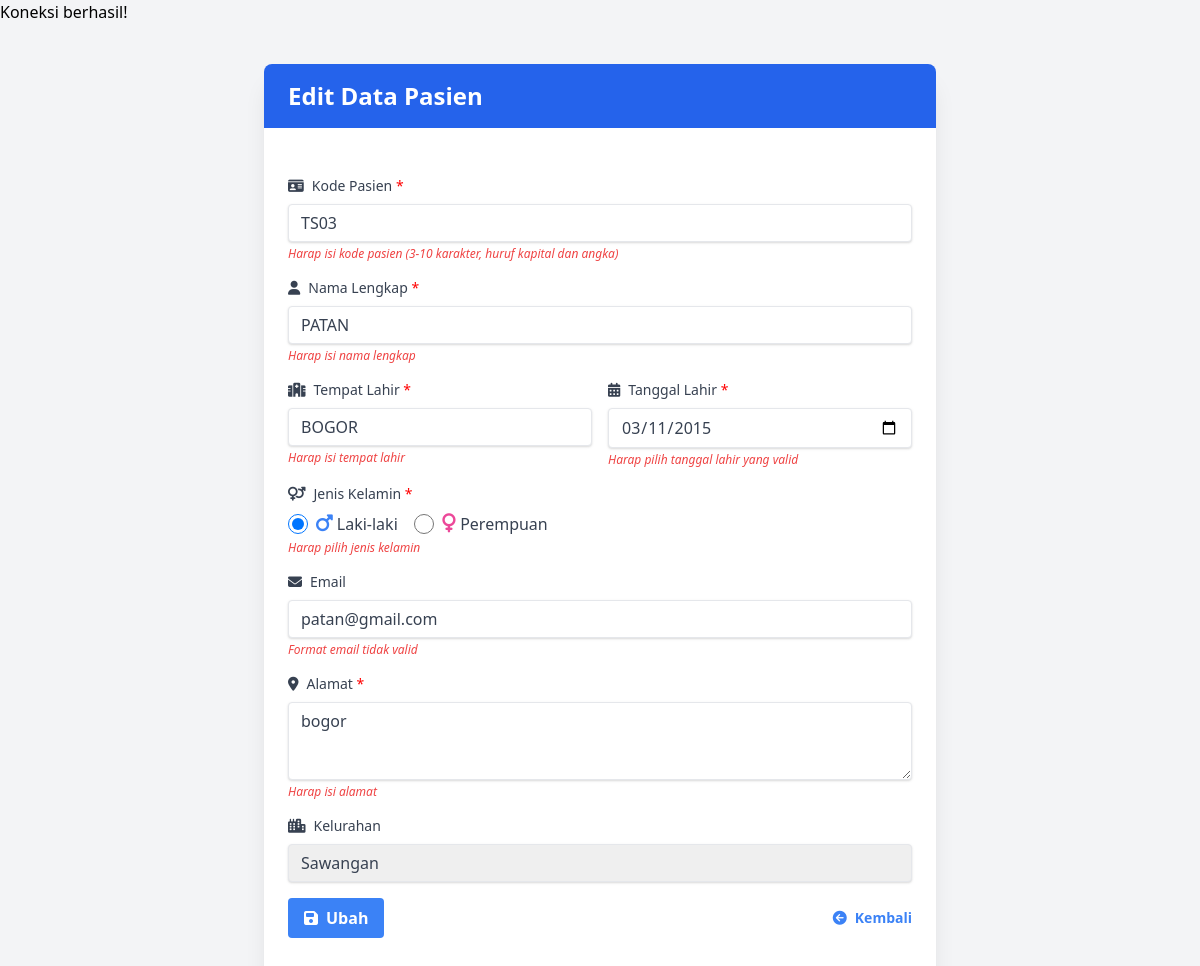
Screenshot of /form_pasien.php?id=12 with the database file from the repository.
### tables this page shows
CREATE TABLE `pasien` (
  `id` int(11) NOT NULL,
  `kode` varchar(20) NOT NULL,
  `nama` varchar(45) NOT NULL,
  `tmp_lahir` varchar(30) NOT NULL,
  `tgl_lahir` date DEFAULT NULL,
  `gender` char(1) DEFAULT NULL,
  `email` varchar(100) DEFAULT NULL,
  `alamat` varchar(100) DEFAULT NULL,
  `kelurahan_id` int(11) DEFAULT NULL
);

CREATE TABLE `kelurahan` (
  `id` int(11) NOT NULL,
  `nama_kelurahan` varchar(100) NOT NULL
);

### form_pasien.php (the view, shortened to what this page needs)
<?php
require_once 'dbkoneksi.php';
$_id = $_GET['id'] ?? null;
$row = [];
$tombol = "Tambah";
$title = "Tambah Data Pasien";
if ($_id && is_numeric($_id)) {
    try {
        $sql = "SELECT * FROM pasien WHERE id = ?";
        $st = $dbh->prepare($sql);
        $st->execute([$_id]);
        $row = $st->fetch();
        if ($row) {
            $tombol = "Ubah";
            $title = "Edit Data Pasien";
        } else {
            $_id = null;
            header('Location: data_pasien.php?status=gagal&message=Data pasien tidak ditemukan');
            exit();
        }
    } catch (PDOException $e) {
        error_log("Error: " . $e->getMessage());
        header('Location: data_pasien.php?status=gagal&message=Gagal memuat data pasien');
        exit();
    }
}
$kelurahan_list = [];
try {
    $sql_kelurahan = "SELECT id, nama_kelurahan FROM kelurahan ORDER BY nama_kelurahan";
    $st_kelurahan = $dbh->query($sql_kelurahan);
    $kelurahan_list = $st_kelurahan->fetchAll();
} catch (PDOException $e) {
    error_log("Error fetching kelurahan: " . $e->getMessage());
}
?>
<!DOCTYPE html>
<html lang="id">
<head>
    <link href="https://cdn.jsdelivr.net/npm/tailwindcss@2.2.19/dist/tailwind.min.css" rel="stylesheet">
    <link rel="stylesheet" href="https://cdnjs.cloudflare.com/ajax/libs/font-awesome/6.4.0/css/all.min.css">
</head>
<body class="bg-gray-100">
    <div class="container mx-auto mt-10">
        <div class="max-w-2xl mx-auto bg-white rounded-lg shadow-xl">
            <div class="bg-blue-600 py-4 px-6 rounded-t-lg">
                <h2 class="text-2xl font-semibold text-white"><?= htmlspecialchars($title) ?></h2>
            </div>
            <div class="py-8 px-6">
                <form method="POST" action="proses_pasien.php" id="formPasien" novalidate class="mt-4">
                    <div class="mb-4">
                        <label for="kode" class="block text-gray-700 text-sm font-bold mb-2 form-label required">
                            <i class="fas fa-id-card mr-2"></i>Kode Pasien
                        </label>
                        <input type="text" id="kode" name="kode" class="shadow appearance-none border rounded w-full py-2 px-3 text-gray-700 leading-tight focus:shadow-outline form-control" value="<?= htmlspecialchars($row['kode'] ?? '') ?>" required pattern="[A-Z0-9]{3,10}" title="Kode harus terdiri dari huruf kapital dan angka (3-10 karakter)">
                        <p class="text-red-500 text-xs italic mt-1 invalid-feedback">
                            Harap isi kode pasien (3-10 karakter, huruf kapital dan angka)
                        </p>
                    </div>
                    <div class="mb-4">
                        <label for="nama" class="block text-gray-700 text-sm font-bold mb-2 form-label required">
                            <i class="fas fa-user mr-2"></i>Nama Lengkap
                        </label>
                        <input type="text" id="nama" name="nama" class="shadow appearance-none border rounded w-full py-2 px-3 text-gray-700 leading-tight focus:shadow-outline form-control" value="<?= htmlspecialchars($row['nama'] ?? '') ?>" required>
                        <p class="text-red-500 text-xs italic mt-1 invalid-feedback">Harap isi nama lengkap</p>
                    </div>
                    <div class="grid grid-cols-2 gap-4 mb-4">
                        <div>
                            <label for="tmp_lahir" class="block text-gray-700 text-sm font-bold mb-2 form-label required">
                                <i class="fas fa-hospital mr-2"></i>Tempat Lahir
                            </label>
                            <input type="text" id="tmp_lahir" name="tmp_lahir" class="shadow appearance-none border rounded w-full py-2 px-3 text-gray-700 leading-tight focus:shadow-outline form-control" value="<?= htmlspecialchars($row['tmp_lahir'] ?? '') ?>" required>
                            <p class="text-red-500 text-xs italic mt-1 invalid-feedback">Harap isi tempat lahir</p>
                        </div>
                        <div>
                            <label for="tgl_lahir" class="block text-gray-700 text-sm font-bold mb-2 form-label required">
                                <i class="fas fa-calendar-alt mr-2"></i>Tanggal Lahir
                            </label>
                            <input type="date" id="tgl_lahir" name="tgl_lahir" class="shadow appearance-none border rounded w-full py-2 px-3 text-gray-700 leading-tight focus:shadow-outline form-control" value="<?= htmlspecialchars($row['tgl_lahir'] ?? '') ?>" required max="<?= date('Y-m-d') ?>">
                            <p class="text-red-500 text-xs italic mt-1 invalid-feedback">
                                Harap pilih tanggal lahir yang valid
                            </p>
                        </div>
                    </div>
                    <div class="mb-4">
                        <label class="block text-gray-700 text-sm font-bold mb-2 form-label required">
                            <i class="fas fa-venus-mars mr-2"></i>Jenis Kelamin
                        </label>
                        <div class="flex items-center">
                            <input type="radio" id="genderL" name="gender" value="L" class="mr-2 form-radio h-5 w-5 text-blue-500 focus:ring-blue-500" <?= (isset($row['gender']) && $row['gender'] == 'L') ? 'checked' : '' ?> required>
                            <label for="genderL" class="mr-4 text-gray-700">
                                <i class="fas fa-mars gender-icon text-blue-500 mr-1"></i>Laki-laki
                            </label>
                            <input type="radio" id="genderP" name="gender" value="P" class="mr-2 form-radio h-5 w-5 text-pink-500 focus:ring-pink-500" <?= (isset($row['gender']) && $row['gender'] == 'P') ? 'checked' : '' ?>>
                            <label for="genderP" class="text-gray-700">
                                <i class="fas fa-venus gender-icon text-pink-500 mr-1"></i>Perempuan
                            </label>
                        </div>
                        <p class="text-red-500 text-xs italic mt-1 invalid-feedback d-block">
                            Harap pilih jenis kelamin
                        </p>
                    </div>
                    <div class="mb-4">
                        <label for="email" class="block text-gray-700 text-sm font-bold mb-2 form-label">
                            <i class="fas fa-envelope mr-2"></i>Email
                        </label>
                        <input type="email" id="email" name="email" class="shadow appearance-none border rounded w-full py-2 px-3 text-gray-700 leading-tight focus:shadow-outline form-control" value="<?= htmlspecialchars($row['email'] ?? '') ?>">
                        <p class="text-red-500 text-xs italic mt-1 invalid-feedback">Format email tidak valid</p>
                    </div>
                    <div class="mb-4">
                        <label for="alamat" class="block text-gray-700 text-sm font-bold mb-2 form-label required">
                            <i class="fas fa-map-marker-alt mr-2"></i>Alamat
                        </label>
                        <textarea id="alamat" name="alamat" rows="3" class="shadow appearance-none border rounded w-full py-2 px-3 text-gray-700 leading-tight focus:shadow-outline form-textarea" required><?= htmlspecialchars($row['alamat'] ?? '') ?></textarea>
                        <p class="text-red-500 text-xs italic mt-1 invalid-feedback">Harap isi alamat</p>
                    </div>
                    <div class="mb-4">
                        <label for="kelurahan_id" class="block text-gray-700 text-sm font-bold mb-2 form-label">
                            <i class="fas fa-city mr-2"></i>Kelurahan
                        </label>
                        <select id="kelurahan_id" name="kelurahan_id" class="shadow appearance-none border rounded w-full py-2 px-3 text-gray-700 leading-tight focus:shadow-outline form-select">
                            <?php foreach ($kelurahan_list as $kelurahan): ?>
                                <option value="<?= htmlspecialchars($kelurahan['id']) ?>" <?= (isset($row['kelurahan_id']) && $row['kelurahan_id'] == $kelurahan['id']) ? 'selected' : '' ?>>
                                    <?= htmlspecialchars($kelurahan['nama_kelurahan']) ?>
                                </option>
                            <?php endforeach; ?>
                        </select>
                    </div>
                    <div class="flex items-center justify-between">
                        <button type="submit" name="proses" value="<?= htmlspecialchars($tombol) ?>" class="bg-blue-500 hover:bg-blue-700 text-white font-bold py-2 px-4 rounded focus:shadow-outline focus:outline-none">
                            <i class="fas fa-save mr-2"></i><?= htmlspecialchars($tombol) ?>
                        </button>
                        <a href="data_pasien.php" class="inline-block align-baseline font-bold text-sm text-blue-500 hover:text-blue-800">
                            <i class="fas fa-arrow-circle-left mr-2"></i>Kembali
                        </a>
                    </div>
                </form>
            </div>
        </div>
    </div>
</body>
</html>

### form_pasien.php (style rules this page uses)
.form-label { font-weight: 500; }
.required:after { content: " *"; color: red; }
.gender-icon { font-size: 1.2rem; }

### rows the page displays
pasien: kode "TS03", nama "PATAN", tmp_lahir "BOGOR", tgl_lahir "03/11/2015", gender "☑ Laki-laki", gender "☐ Perempuan", email "patan@gmail.com", alamat "bogor", kelurahan_id "Sawangan"

### other values shown
$title "Edit Data Pasien"
$tombol "Ubah"
